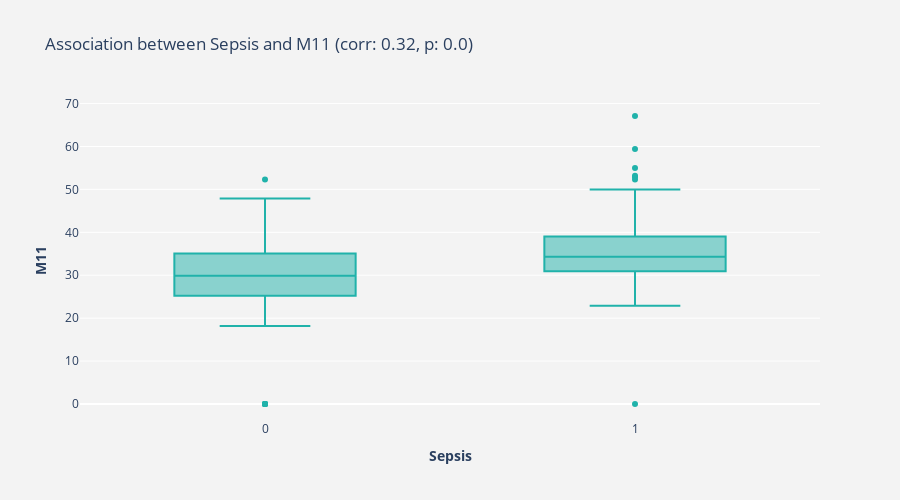

The code cell stored with this chart in its notebook:
### Code cell
"""Create a boxplot to visualize the strength of association of Survived with Fare. Also calculate biserial correlation."""
boxplotAndCorrelation(df_train.M11)

### Figure 1 — Plotly figure (JSON) as saved in the notebook; plotly's stock layout.template omitted (floating-point values rounded to 4 significant figures; data arrays with more than 128 entries replaced by an {"elided": "..."} marker saying what was removed)
{"data": [{"marker": {"color": "lightseagreen"}, "type": "box", "x": {"elided": "599 int values"}, "y": {"elided": "599 float values"}}], "layout": {"height": 500, "paper_bgcolor": "rgb(243, 243, 243)", "plot_bgcolor": "rgb(243, 243, 243)", "showlegend": false, "title": {"text": "Association between Sepsis and M11 (corr: 0.32, p: 0.0)"}, "width": 900, "xaxis": {"anchor": "y", "domain": [0, 1], "title": {"text": "<b>Sepsis</b>"}}, "yaxis": {"anchor": "x", "domain": [0, 1], "title": {"text": "<b>M11</b>"}}}}
